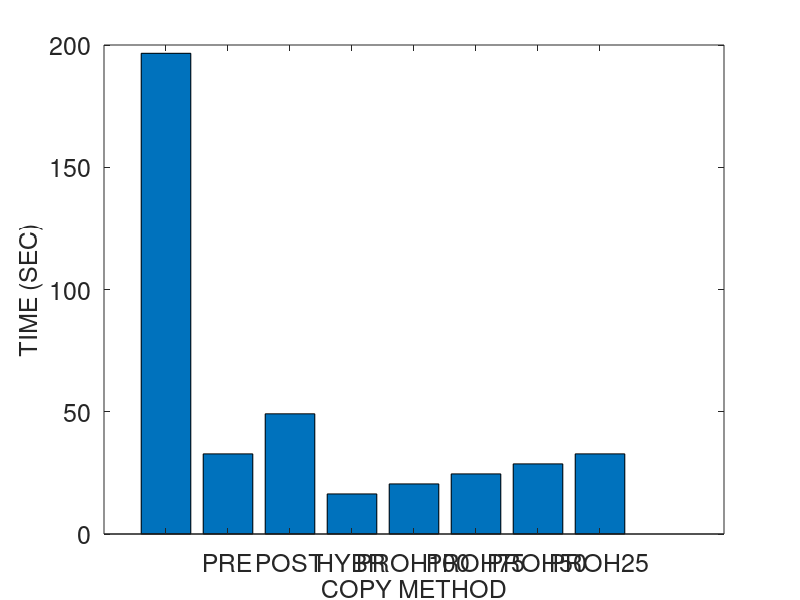
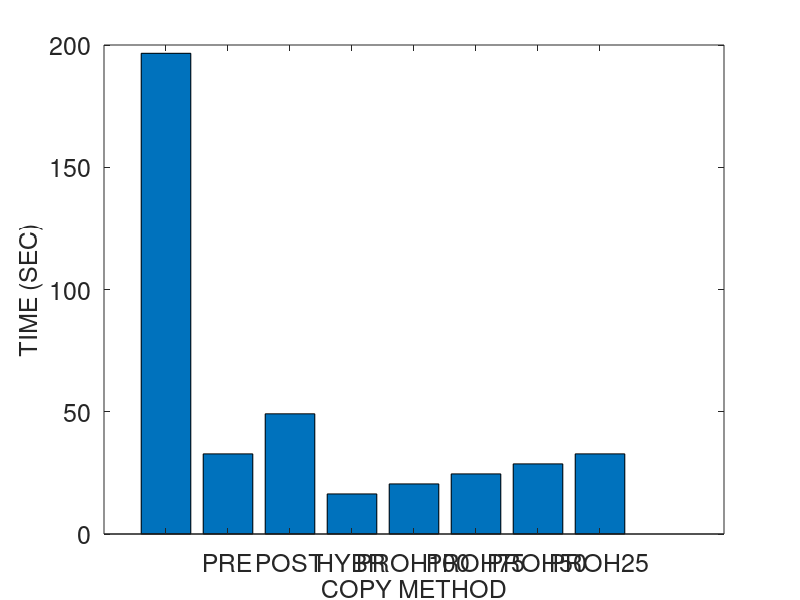
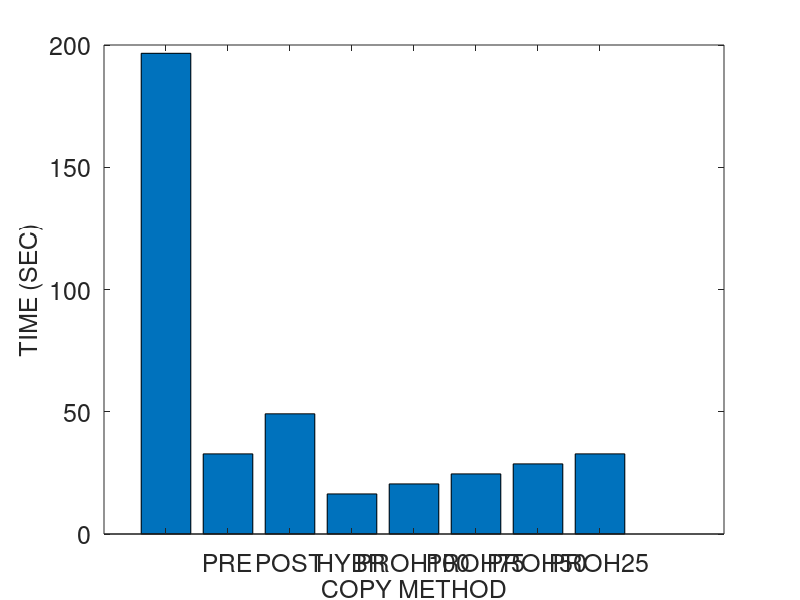
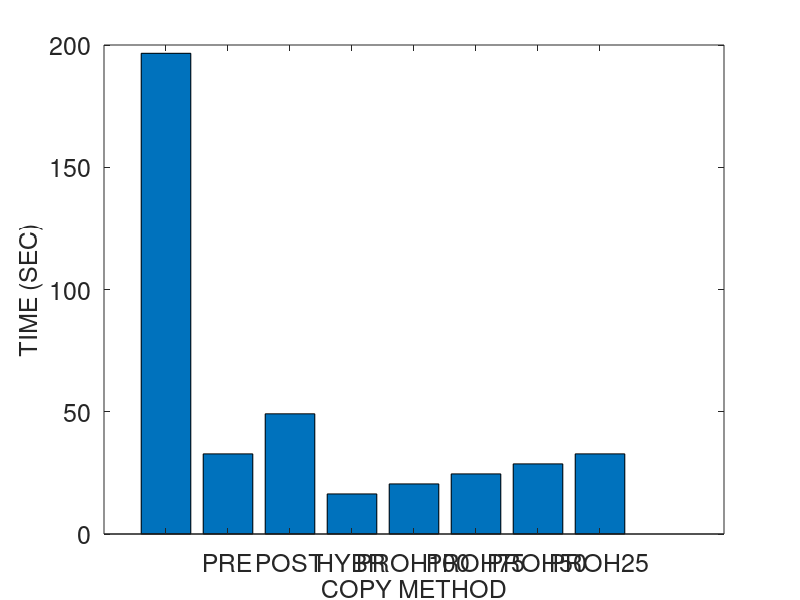

These charts were generated, in order, by the following MATLAB code:
% basic hybrid copy migration
	global wss numpages readrate dirtyrate pagesize b scinfo
	global totaltime downtime totaldata

% memory size in MB
r = 4096
r *= 1024 % convert to KB

% page dirty rate in percent (%): against to total memory pages
readrate = 50
prefix = strcat ("M4G_R", num2str(readrate))
readrate /= 100

dirtyrate = 50 
prefix = strcat (prefix, "_W", num2str(dirtyrate))
dirtyrate /= 100

% prediction accuracy 0 through 1
acc = 1

pagesize = 4 % in KB
numpages = r / pagesize

% delta compression rate
comp = 0.5 

% amount of CPU and device states in KB 
scinfo = 100

% working set size in number of pages
wss = numpages * 0.25

% 0: zero, 1: read, 2: dirtied, 3: inactive data
mem = zeros(1, numpages);

run = 1

%prefix = strcat (prefix, "_acc", num2str(acc), "_r", num2str(run))

% bandwidth in gbps
b = 1000 
b = b * 1024/8 % convert to KB

%fontsize = 10
fontsize = 18
%fontsize = 20

totaltime = 0;
downtime = 0;
totaldata = 0;

A = zeros(8, 3);

%%%%%%%%%%%%%%%%%%%%%%%%%%%%%%
% precopy migration
%%%%%%%%%%%%%%%%%%%%%%%%%%%%%%
fprintf('\n')
disp('==================== Precopy migration ====================')
% iterations
present = numpages * pagesize
iter = 0
while present > 50 && iter < 29 && totaldata < 4*r
	pretime = present / b
	totaltime += pretime
	totaldata += present
	present = numpages * pagesize * dirtyrate 
	%dirts = wss * dirtyrate
	iter += 1
end

% stop-and-copy phase
% stop conditions: 29 iterations, 50 pages, 4 memory size sent
scsent = scinfo + present * pagesize
downtime = scsent / b
totaltime += downtime
totaldata += scsent

% network fault rate
NFR = 0

A (1, 1) = totaltime;
A (1, 2) = downtime;
A (1, 3) = totaldata;

%%%%%%%%%%%%%%%%%%%%%%%%%%%%%%
% postcopy migration
%%%%%%%%%%%%%%%%%%%%%%%%%%%%%%
fprintf('\n')
disp('===================== Postcopy migration ======================')
totaltime = 0;
downtime = 0;
totaldata = 0;

% stop-and-copy phase
scsent = scinfo
downtime = scsent / b
totaltime += downtime
totaldata += scsent

% prepaging (bubbling) and on-demand paging
postsent = r
posttime = postsent/b
totaltime += posttime
totaldata += postsent
% network fault rate
NFR = 0.2

A (2, 1) = totaltime;
A (2, 2) = downtime;
A (2, 3) = totaldata;

%%%%%%%%%%%%%%%%%%%%%%%%%%%%%%
% hybrid copy migration
%%%%%%%%%%%%%%%%%%%%%%%%%%%%%%
fprintf('\n')
disp('==================== Hybrid copy migration ====================')
totaltime = 0;
downtime = 0;
totaldata = 0;

% precopy phase: single iteration
present = r
pretime = present / b
totaltime += pretime
totaldata += present

% stop-and-copy phase
bitmapsize = 500 % KB
scsent = scinfo + bitmapsize
downtime = scsent / b
totaltime += downtime
totaldata += scsent

% postcopy phase: prepaging (bubbling) and on-demand paging
%dirts = wss * dirtyrate
dirts = numpages * dirtyrate
postsent = dirts * pagesize
posttime = postsent/b
totaltime += posttime
totaldata += postsent
% network fault rate
NFR = 0.2

A (3, 1) = totaltime;
A (3, 2) = downtime;
A (3, 3) = totaldata;

%%%%%%%%%%%%%%%%%%%%%%%%%%%%%%
% proactive hybrid copy migration
%%%%%%%%%%%%%%%%%%%%%%%%%%%%%%
%disp(char(10))
fprintf('\n')
disp('=============== Proactive hybrid copy migration ================')

function [tt, dt, td] = prohybrid(acc)
	global wss numpages readrate dirtyrate pagesize b scinfo
	global totaltime downtime totaldata

	totaltime = 0;
	downtime = 0;
	totaldata = 0;

% precopy phase
% LRU, PFR

% scan the dirtied pages
% for dirtied pages
% 	mark dirtied (1)
% 	mem(random (1, wss * 0.1))	
%randperm(int64(wss * 0.1));
% for read pages
% 	mark read (2)
% 	mem (random (wss * 0.1, wss * 0.2))

% for pages
% 	predict read/write

% send the pages most likely to be read and least likely to be dirtied
% do not send the pages most likely to be dirtied
% construct queue with the order of p1/p2
%reads = numpages * 0.4 
% total read rate = wss * read_rate = 0.25 * 0.16 = 0.04 (4%)
%read_rate = 0.16
%read_rate = 0.04 % 4% of total memory
% total write rate = wss * write_rate = 0.25 * 0.16 = 0.04 (4%)
%write_rate = 0.16
%write_rate = 0.04 % 4% of total memory
% simple case: readonly pages (RO) - zero dirtied pages 
%RO = 0.3
	pred_pages = numpages * readrate * acc

% LRU
% for LRU queue
% 	mark sent
%	insert the pages into cache and perform delta compression

	present = pred_pages * pagesize
	pretime = present/b
	totaltime += pretime
	totaldata += present

	% stop-and-copy phase
	% send the CPU and device states
	bitmapsize = 500 % KB
	scsent = scinfo + bitmapsize
	downtime = scsent/b
	totaltime += downtime
	totaldata += scsent

	% postcopy phase
	postsent = (numpages - pred_pages) * pagesize

	% exclude the predicted dirtied pages 
	pred_dirts = numpages * dirtyrate * acc
	postsent = (numpages - pred_pages - pred_dirts) * pagesize
	posttime = postsent/b
	totaltime += posttime
	totaldata += postsent
	
	tt = totaltime;
	dt = downtime;
	td = totaldata;	
end

% network fault rate
NFR = 0.2

prohybrid(acc)
A (4, 1) = totaltime;
A (4, 2) = downtime;
A (4, 3) = totaldata;
%A (4, :) = prohybrid(acc)

acc = 0.75
prohybrid(acc);
A (5, 1) = totaltime;
A (5, 2) = downtime;
A (5, 3) = totaldata;
%A (5, :) = prohybrid(acc);
%row = prohybrid(acc);
%A (5, 1) = row(1);
%A (5, 2) = row(2);
%A (5, 3) = row(3);

acc = 0.5
prohybrid(acc);
A (6, 1) = totaltime;
A (6, 2) = downtime;
A (6, 3) = totaldata;
%A (6, :) = prohybrid(acc);

acc = 0.25
prohybrid(acc);
A (7, 1) = totaltime;
A (7, 2) = downtime;
A (7, 3) = totaldata;

acc = 0
prohybrid(acc);
A (8, 1) = totaltime;
A (8, 2) = downtime;
A (8, 3) = totaldata

%%%%%%%%%%%%%%%%%%%%%%%%%%%%%%%%%%%%%%%%%%%%%%%%%%%%%%%
%                     plotting
% precopy
% postcopy
% hybrid
% pro-hybrid
%%%%%%%%%%%%%%%%%%%%%%%%%%%%%%%%%%%%%%%%%%%%%%%%%%%%%%%

%prefix = "M4G_R14W14_acc100_r1"
%prefix = strcat ("M4G_R", readrate, "W", dirtyrate, "acc", acc, "r", run)
%prefix = strcat (prefix, "W")
%prefix = strcat (prefix, dirtyrate)

dlmwrite (prefix, A, ' ')

%%%%%%%%%%%%%%%%%%%% total time %%%%%%%%%%%%%%%%%%%%%%
figure;
output = strcat(prefix, ".tt");
%output = prefix
%x = ['PRECOPY', 'POSTCOPY', 'HYBRID', 'PRO-HYBRID'];
x = {'', 'PRE', 'POST', 'HYBR', 'PROH100', 'PROH75', 'PROH50', 'PROH25', 'PROH0'};
%x = 1:1:length(A);
%plot(x, A(:,2)/1000000, x, A(:,3)/1000000, '-.*');
%plot(A(:,2));

%xtics = 1:4:16
%bar(xtics, A(:,1))
bar(A(:,1))
set(gca, 'XTickLabel', x, 'FontSize', fontsize)
xlabel('COPY METHOD', 'FontSize', fontsize);
ylabel('TIME (SEC)', 'FontSize', fontsize);
%legend('PRECOPY', 'POSTCOPY', 'HYBRID', 'PRO-HYBRID');
%bar(x, A(:,1))

saveas (1, strcat(output, ".png"));
saveas (1, strcat(output, ".eps"));
saveas (1, strcat(output, ".emf"));

%%%%%%%%%%%%%%%%%%%% downtime %%%%%%%%%%%%%%%%%%%%%%
figure;
output = strcat(prefix, ".dt");

bar(A(:,2))
set(gca, 'XTickLabel', x, 'FontSize', fontsize)
xlabel('COPY METHOD', 'FontSize', fontsize);
ylabel('TIME (SEC)', 'FontSize', fontsize);

saveas (1, strcat(output, ".png"));
saveas (1, strcat(output, ".eps"));
saveas (1, strcat(output, ".emf"));

%%%%%%%%%%%%%%%%%%%% total data %%%%%%%%%%%%%%%%%%%%%%
figure;
output = strcat(prefix, ".td");

bar(A(:,3))
set(gca, 'XTickLabel', x, 'FontSize', fontsize)
xlabel('COPY METHOD', 'FontSize', fontsize);
ylabel('SIZE (KB)', 'FontSize', fontsize);

saveas (1, strcat(output, ".png"));
saveas (1, strcat(output, ".eps"));
saveas (1, strcat(output, ".emf"));
